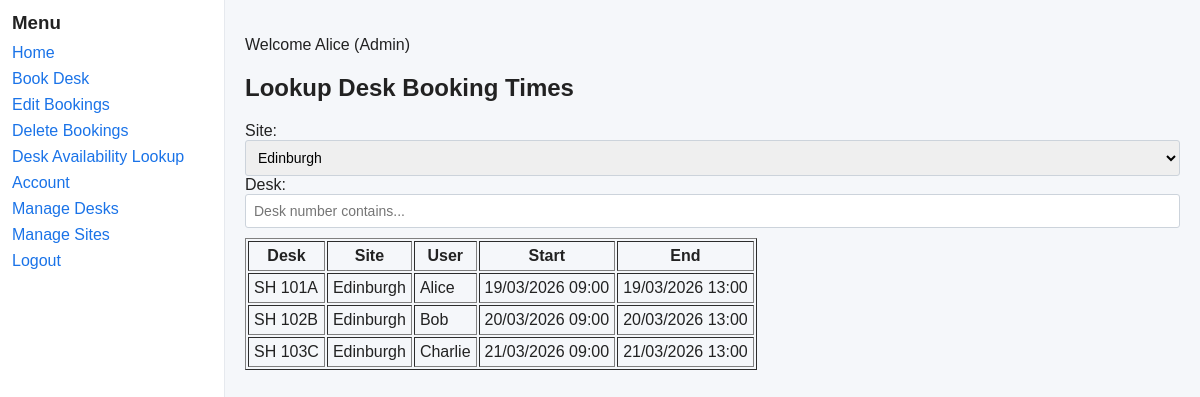
/lookup_bookings?site_id=1 (signed in), run on the app's committed database.
### src/DeskBooker/models.py (models this page shows, shortened)
class User(db.Model):
    __tablename__ = 'users'
    id = db.Column(db.Integer, primary_key=True)
    name = db.Column(db.String(100), nullable=False)
    email = db.Column(db.String(120), unique=True, nullable=False)
    password = db.Column(db.String(255), nullable=False)
    role_id = db.Column(db.Integer, db.ForeignKey('roles.id'), nullable=False)
    role = db.relationship('Role')
    bookings = db.relationship('Booking', backref='user', lazy=True)
    __table_args__ = (
        CheckConstraint("instr(email, '@') > 1", name='ck_user_email_at'),
        CheckConstraint('length(name) > 0 AND length(name) <= 100', name='ck_user_name_len'),
        CheckConstraint('length(email) <= 120', name='ck_user_email_len'),
    )

class Desk(db.Model):
    __tablename__ = 'desks'
    id = db.Column(db.Integer, primary_key=True)
    desk_number = db.Column(db.String(20), nullable=False)
    floor = db.Column(db.Integer, nullable=False, default=0)
    site_id = db.Column(db.Integer, db.ForeignKey('sites.id'), nullable=False)
    bookings = db.relationship('Booking', backref='desk', lazy=True)
    __table_args__ = (
        UniqueConstraint('desk_number', 'site_id', name='uq_desk_number_site'),
        CheckConstraint('length(desk_number) > 0 AND length(desk_number) <= 20', name='ck_desk_number_len'),
    )

class Site(db.Model):
    __tablename__ = 'sites'
    id = db.Column(db.Integer, primary_key=True)
    name = db.Column(db.String(120), unique=True, nullable=False)
    desks = db.relationship('Desk', backref='site', lazy=True)
    __table_args__ = (
        CheckConstraint('length(name) > 0 AND length(name) <= 120', name='ck_site_name_len'),
    )

### src/DeskBooker/main.py (the view)
    @app.route('/lookup_bookings', methods=['GET'])
    @login_required
    def lookup_bookings():
        site_id = request.args.get('site_id')
        desk_q = request.args.get('desk_q', '').strip()
        sites = [ {'id': s.id, 'name': s.name} for s in Site.query.order_by(Site.name).all() ]
        selected_site_id = None
        if site_id:
            try:
                selected_site_id = int(site_id)
            except ValueError:
                selected_site_id = None
        q = Booking.query.join(Desk).join(Site).join(User)
        if selected_site_id:
            q = q.filter(Site.id == selected_site_id)
        if desk_q:
            q = q.filter(Desk.desk_number.ilike(f"%{desk_q}%"))
        q = q.order_by(Booking.start_time)
        bookings = q.all()
        results = []
        for b in bookings:
            results.append({
                'desk_number': b.desk.desk_number if b.desk else '',
                'site_name': b.desk.site.name if b.desk and b.desk.site else '',
                'user_name': b.user.name if b.user else '',
                'start_time': b.start_time.strftime('%Y-%m-%d %H:%M'),
                'end_time': b.end_time.strftime('%Y-%m-%d %H:%M'),
                'start_time_formatted': b.start_time.strftime('%d/%m/%Y %H:%M'),
                'end_time_formatted': b.end_time.strftime('%d/%m/%Y %H:%M')
            })
        return render_template('lookup_bookings.html', sites=sites, selected_site_id=selected_site_id, desk_q=desk_q, bookings=results)

### src/DeskBooker/templates/lookup_bookings.html (shortened to what this page needs)
{% extends "base.html" %}
{% block content %}
<h2>Lookup Desk Booking Times</h2>
<form method="GET" action="{{ url_for('lookup_bookings') }}">
    <label for="site-select">Site:</label>
    <select id="site-select" name="site_id">
        {% for site in sites %}
            <option value="{{ site.id }}" {% if selected_site_id and selected_site_id == site.id %}selected{% endif %}>{{ site.name }}</option>
        {% endfor %}
    </select>
    <label for="desk-q">Desk:</label>
    <input type="text" id="desk-q" name="desk_q" value="{{ desk_q or '' }}" placeholder="Desk number contains...">
</form>
{% if bookings is none or bookings|length == 0 %}
    <p>No matching bookings found.</p>
{% else %}
    <table border="1" cellpadding="5" style="margin-top:10px;">
        <thead>
            <tr>
                <th>Desk</th>
                <th>Site</th>
                <th>User</th>
                <th>Start</th>
                <th>End</th>
            </tr>
        </thead>
        <tbody>
            {% for b in bookings %}
                <tr>
                    <td>{{ b.desk_number }}</td>
                    <td>{{ b.site_name }}</td>
                    <td>{{ b.user_name }}</td>
                    <td>{{ b.start_time_formatted or b.start_time }}</td>
                    <td>{{ b.end_time_formatted or b.end_time }}</td>
                </tr>
            {% endfor %}
        </tbody>
    </table>
{% endif %}
{% endblock %}

### src/DeskBooker/templates/base.html (shortened to what this page needs)
<!DOCTYPE html>
<html>
<head>
    <link rel="stylesheet" href="{{ url_for('static', filename='css/styles.css') }}">
</head>
<body>
    <div class="container">
        <div class="sidebar">
            <h3>Menu</h3>
            <ul>
                <li><a href="{{ url_for('dashboard') }}">Home</a></li>
                <li><a href="{{ url_for('book_desk') }}">Book Desk</a></li>
                <li><a href="{{ url_for('edit_bookings') }}">Edit Bookings</a></li>
                <li><a href="{{ url_for('delete_bookings') }}">Delete Bookings</a></li>
                <li><a href="{{ url_for('lookup_bookings') }}">Desk Availability Lookup</a></li>
                <li><a href="{{ url_for('account') }}">Account</a></li>
                {% if session.get('role_id') == 1 %}
                    <li><a href="{{ url_for('manage_desks') }}">Manage Desks</a></li>
                    <li><a href="{{ url_for('manage_sites') }}">Manage Sites</a></li>
                {% endif %}
                <li><a href="{{ url_for('logout') }}">Logout</a></li>
            </ul>
        </div>
        <div class="content">
            {% if session.get('user_name') %}
                <p>Welcome {{ session['user_name'] }}
                    {% if session.get('role_id') == 1 %} (Admin){% endif %}
                </p>
            {% endif %}
            {% block content %}
            {% endblock %}
        </div>
    </div>
</body>
</html>

### src/DeskBooker/static/css/styles.css (style rules this page uses)
body { font-family: Arial, Helvetica, sans-serif; background: #f5f7fa; color: #222; margin: 0; }
.container { display: flex; min-height: 100vh; }
.sidebar { width: 200px; padding: 12px; background: #ffffff; border-right: 1px solid #e6e9ee; }
.sidebar h3 { margin: 0 0 10px 0; }
.sidebar ul { list-style: none; padding: 0; margin: 0; }
.sidebar li { margin: 8px 0; }
.sidebar a { color: #1a73e8; text-decoration: none; }
.content { flex: 1; padding: 20px; background: transparent; }
input[type="text"], input[type="email"], input[type="password"], input[type="number"], input[type="datetime-local"], select, textarea { padding: 8px; border: 1px solid #ccd3db; border-radius: 3px; font-size: 14px; width: 100%; box-sizing: border-box; }
label { display: inline-block; }

### data on the page
User: user_name "Alice", user_name "Alice"
Desk: desk_number "SH 101A"
Site: site_name "Edinburgh" "Edinburgh" "Edinburgh"
Desk: desk_number "SH 102B"
User: user_name "Bob"
Desk: desk_number "SH 103C"
User: user_name "Charlie"

### other printed values
{{ b.start_time_formatted or b.start_time }} "19/03/2026 09:00" "20/03/2026 09:00" "21/03/2026 09:00"
{{ b.end_time_formatted or b.end_time }} "19/03/2026 13:00" "20/03/2026 13:00" "21/03/2026 13:00"
form field site_id "Edinburgh"
